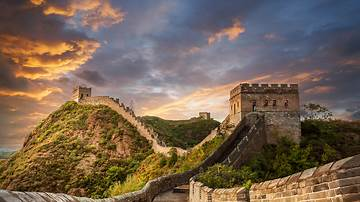
#> input picture res/sc_th.jpg, 360 x 202 px
$ python cv112_translate.py
#> lines starting #> are read from the running program, lines starting #| are printed output that depends on the picture
# -*- coding:utf-8 -*-

import cv2
import numpy as np

# 下面代码是图像平移的一个简单案例，它定义了图像平移矩阵 M，然后调用
# warpAffine()函数将原始图像垂直向下平移了 50 个像素，水平向右平移了
# 100 个像素

#读取图片
src = cv2.imread('res/sc_th.jpg')
#> src is the input picture: shape (202, 360, 3); mean B, G, R 83.6, 100.3, 119.1
#图像平移矩阵
M = np.float32([[1, 0, 100], [0, 1, 50]])
#获取原始图像列数和行数
rows, cols = src.shape[:2]
#> rows = 202; cols = 360
#图像平移
result = cv2.warpAffine(src, M, (cols, rows))
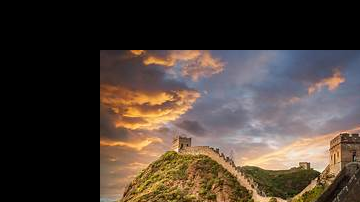
#> result: shape (202, 360, 3); mean B, G, R 54.1, 62.3, 74.6
#显示图像
cv2.imshow("original", src)
cv2.imshow("result", result)
#等待显示
cv2.waitKey(0)
cv2.destroyAllWindows()

$ run again, with res/bar_rice_1.jpg copied over res/sc_th.jpg
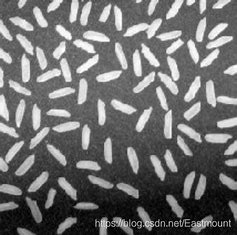
#> input picture res/bar_rice_1.jpg, 237 x 235 px
#> src is the input picture: shape (235, 237, 3); min 0, max 255, mean 109.8
#> `result = cv2.warpAffine(src, M, (cols, rows))`:
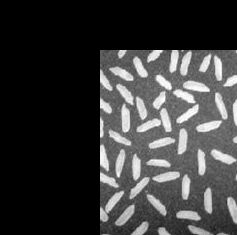
#> result: shape (235, 237, 3); min 0, max 255, mean 57.7
